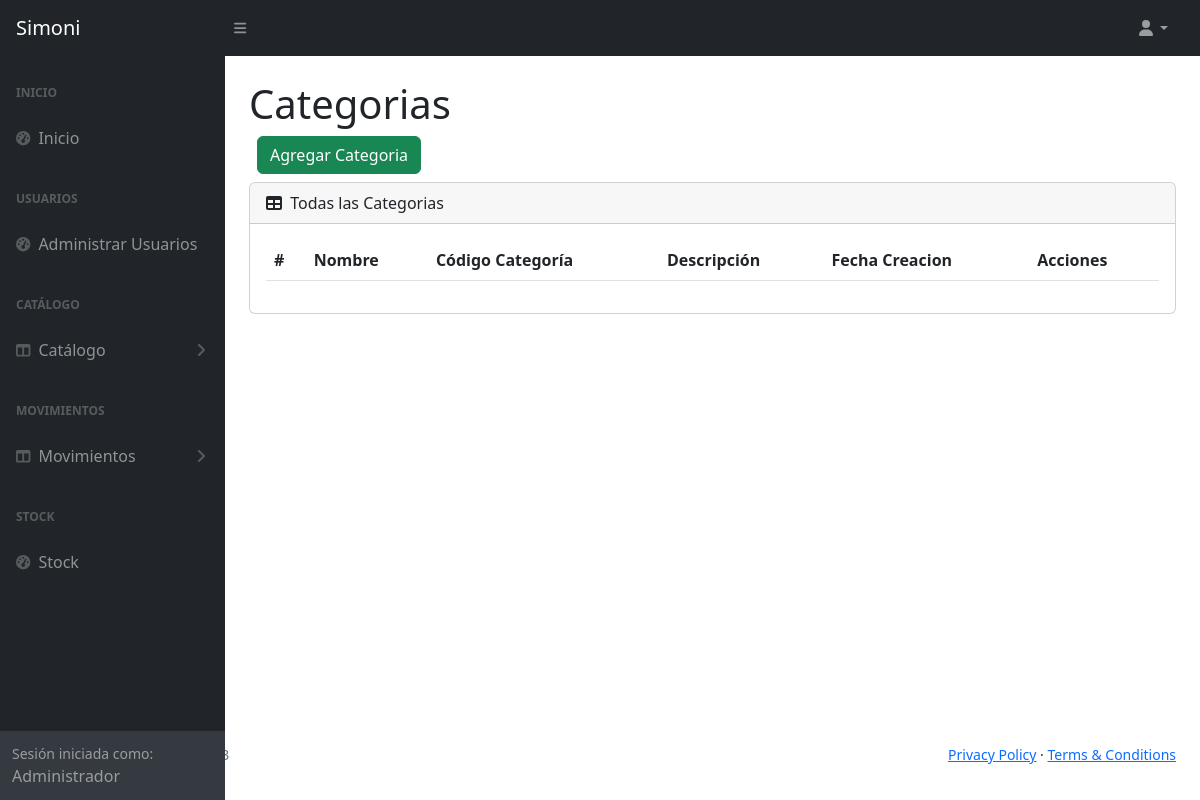
/categoria (signed in), run on an earlier commit of the app's database.
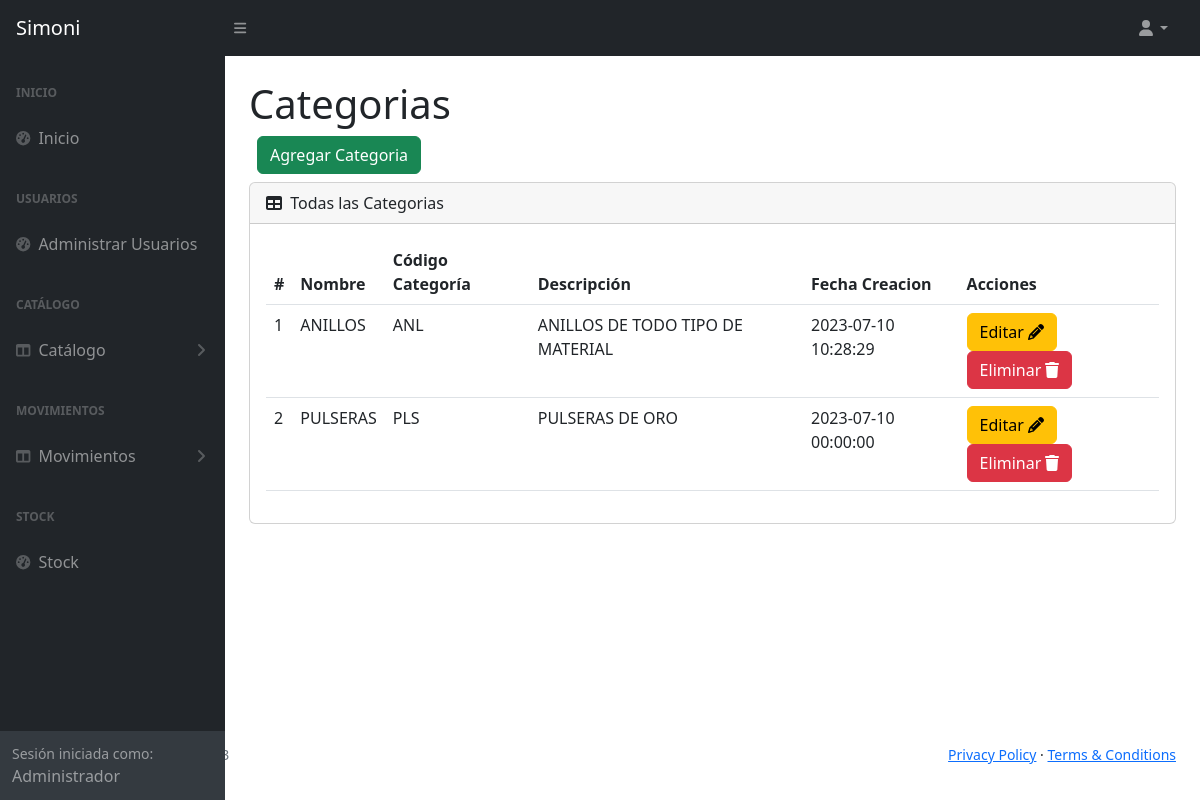
And on a later commit of the database.
### tables this page shows
CREATE TABLE `tba_categoria`  (
  `IdCategoria` int NOT NULL AUTO_INCREMENT,
  `CodCategoria` varchar(15) NOT NULL,
  `NombreCategoria` varchar(50) NOT NULL,
  `DescripcionCategoria` varchar(255) NOT NULL,
  `FechaCreacion` datetime NOT NULL,
  `FechaActualizacion` datetime NOT NULL,
  PRIMARY KEY (`IdCategoria`) USING BTREE
);

### controller/plantilla.controller.php (called while the page is built)
<?php
class ControllerPlantilla
{
  static public function ctrPlantilla()
  {
    include "view/plantilla.php";
  }
}

### index.php (called while the page is built, shortened)
<?php
require_once "controller/plantilla.controller.php";
require_once "controller/categoria.controller.php";
require_once "controller/salidas.controller.php";
require_once "model/categoria.model.php";
$plantilla = new ControllerPlantilla();
$plantilla -> ctrPlantilla();

### controller/categoria.controller.php (called while the page is built, shortened)
<?php
class ControllerCategorias
{
  public static function ctrMostrarCategorias()
  {
    $tabla = "tba_categoria";
    $listaCategorias = ModelCategorias::mdlMostrarCategorias($tabla);
    return $listaCategorias;
  }
}

### model/conexion.php (called while the page is built)
<?php
class Conexion
{
  static public function conn()
  {
    $link = new PDO("mysql:host=localhost;dbname=db_joyeriasimoni","root","");
		$link->exec("set names utf8");
		return $link;
  }
}

### model/categoria.model.php (called while the page is built, shortened)
<?php
require_once "conexion.php";
class ModelCategorias
{
  public static function mdlMostrarCategorias($tabla)
  {
    $statement = Conexion::conn()->prepare("SELECT tba_categoria.IdCategoria, tba_categoria.CodCategoria, tba_categoria.NombreCategoria, tba_categoria.DescripcionCategoria, tba_categoria.FechaCreacion FROM $tabla ORDER BY IdCategoria ASC");
    $statement -> execute();
    return $statement -> fetchAll();
  }
}

### view/modules/categoria.php (the view, shortened to what this page needs)
</div>
        </div>
        <div class="sb-sidenav-footer">
          <div class="small">Sesión iniciada como:</div>
          <?php echo $_SESSION["nombreUsuario"] ?>
        </div>
      </nav>
    </div>
    <div id="layoutSidenav_content">
      <main class="bg">
        <div class="container-fluid px-4">
          <h1 class="mt-4">Categorias
          </h1>
            <div class="d-flex m-2">
              <button type="button" class="btn btn-success" data-bs-toggle="modal" data-bs-target="#modelAgregarCategoria">
                Agregar Categoria
              </button>
            </div>
          <div class="card mb-4">
            <div class="card-header">
              <i class="fas fa-table me-1"></i>
              Todas las Categorias
            </div>
            <div class="card-body">
              <table id="datatablesSimple" class="data-table-Categoria table">
                <thead>
                  <tr>
                    <th>#</th>
                    <th>Nombre</th>
                    <th>Código Categoría</th>
                    <th>Descripción</th>
                    <th>Fecha Creacion</th>
                    <th>Acciones</th>
                  </tr>
                </thead>
                <tbody>
                  <?php
                  $categorias = ControllerCategorias::ctrMostrarCategorias();
                  foreach ($categorias as $key => $value)
                  {
                    echo
                    '<tr>
                        <td>'.($key + 1).'</td>
                        <td>'.$value["NombreCategoria"].'</td>
                        <td>'.$value["CodCategoria"].'</td>
                        <td>'.$value["DescripcionCategoria"].'</td>
                        <td>'.$value["FechaCreacion"].'</td>
                        <td>
                          <button class="btn btn-warning btnEditarCategoria" codCategoria="'.$value["IdCategoria"].'" data-bs-toggle="modal" data-bs-target="#modalEditarCategoria">Editar <i class="fa-solid fa-pencil"></i></button>
                          <button class="btn btn-danger btnEliminarCategoria" codCategoria="'.$value["IdCategoria"].'">Eliminar <i class="fa-solid fa-trash"></i></button>
                        </td>
                      </tr>';
                  }
                  ?>
                </tbody>
              </table>
            </div>
          </div>
        </div>
      </main>
    </div>
  </div>

### view/plantilla.php (shortened to what this page needs)
<!DOCTYPE html>
<html lang="es">
<head>
  <?php require "modules/header.php" ?>
</head>
  <?php
    if (isset($_SESSION["login"]) && $_SESSION["login"] == "ok")
    {
      echo '<body class="sb-nav-fixed">';
      include "modules/navbar.php";
      echo '
      <div id="layoutSidenav">
        <div id="layoutSidenav_nav">
          <nav class="sb-sidenav accordion sb-sidenav-dark" id="sidenavAccordion">
            <div class="sb-sidenav-menu">
              <div class="nav">';
      include "modules/menu.php";
      if(isset($_GET["ruta"]))
      {
        if(
          $_GET["ruta"] == "home" ||
          $_GET["ruta"] == "usuario" ||
          $_GET["ruta"] == "categoria" ||
          $_GET["ruta"] == "producto" ||
          $_GET["ruta"] == "tienda" ||
          $_GET["ruta"] == "stock" ||
          $_GET["ruta"] == "ingresos" ||
          $_GET["ruta"] == "salidas" ||
          $_GET["ruta"] == "crearIngreso" ||
          $_GET["ruta"] == "crearSalida" ||
          $_GET["ruta"] == "signout"
        )
        {
          include "modules/".$_GET["ruta"].".php";
        }
        else
        {
          include "web/404.html";
        }
      }
      else
      {
        include "modules/home.php";
      }
      echo '<footer>';
      include "modules/footer.php";
      echo '</footer>';
    }
    else
    {
      include "modules/login.php";
    }
  ?>
</body>
</html>

### view/modules/header.php (shortened to what this page needs)
<link href="https://cdn.jsdelivr.net/npm/simple-datatables@7.1.2/dist/style.min.css" rel="stylesheet" />
<link href="css/styles.css" rel="stylesheet" />
<link href="https://cdn.jsdelivr.net/npm/sweetalert2@11.7.5/dist/sweetalert2.min.css" rel="stylesheet">

### view/modules/navbar.php (shortened to what this page needs)
<nav class="sb-topnav navbar navbar-expand navbar-dark bg-dark">
  <a class="navbar-brand ps-3" href="index.php">Simoni</a>
  <button class="btn btn-link btn-sm order-1 order-lg-0 me-4 me-lg-0" id="sidebarToggle" href="#!"><i class="fas fa-bars"></i></button>
  <ul class="navbar-nav ms-auto ms-md-0 me-3 me-lg-4">
    <li class="nav-item dropdown">
      <a class="nav-link dropdown-toggle" id="navbarDropdown" href="#" role="button" data-bs-toggle="dropdown" aria-expanded="false"><i class="fas fa-user fa-fw"></i></a>
    </li>
  </ul>
</nav>

### view/modules/menu.php (shortened to what this page needs)
<div class="sb-sidenav-menu-heading">Inicio</div>
<a class="nav-link" href="home">
  <div class="sb-nav-link-icon"><i class="fas fa-tachometer-alt"></i></div>
  Inicio
</a>
<div class="sb-sidenav-menu-heading">Usuarios</div>
<a class="nav-link" href="usuario">
  <div class="sb-nav-link-icon"><i class="fas fa-tachometer-alt"></i></div>
  Administrar Usuarios
</a>
<div class="sb-sidenav-menu-heading">Catálogo</div>
<a class="nav-link collapsed" href="#" data-bs-toggle="collapse" data-bs-target="#listaCatalogo" aria-expanded="false" aria-controls="collapseLayouts">
  <div class="sb-nav-link-icon"><i class="fas fa-columns"></i></div>
  Catálogo
  <div class="sb-sidenav-collapse-arrow"><i class="fas fa-angle-down"></i></div>
</a>
<div class="sb-sidenav-menu-heading">Movimientos</div>
<a class="nav-link collapsed" href="#" data-bs-toggle="collapse" data-bs-target="#listaMovimientos" aria-expanded="false" aria-controls="collapseLayouts">
  <div class="sb-nav-link-icon"><i class="fas fa-columns"></i></div>
  Movimientos
  <div class="sb-sidenav-collapse-arrow"><i class="fas fa-angle-down"></i></div>
</a>
<div class="sb-sidenav-menu-heading">Stock</div>
<a class="nav-link" href="stock">
  <div class="sb-nav-link-icon"><i class="fas fa-tachometer-alt"></i></div>
  Stock
</a>

### view/modules/footer.php
<div class="container-fluid px-4">
  <div class="d-flex align-items-center justify-content-between small">
    <div class="text-muted">Copyright &copy; Your Website 2023</div>
    <div>
      <a href="#">Privacy Policy</a>
      &middot;
      <a href="#">Terms &amp; Conditions</a>
    </div>
  </div>
</div>

What changed in the data, as far as the page shows it:
added tba_categoria: NombreCategoria "ANILLOS", CodCategoria "ANL", DescripcionCategoria "ANILLOS DE TODO TIPO DE MATERIAL", FechaCreacion "2023-07-10 10:28:29"
added tba_categoria: NombreCategoria "PULSERAS", CodCategoria "PLS", DescripcionCategoria "PULSERAS DE ORO", FechaCreacion "2023-07-10 00:00:00"
